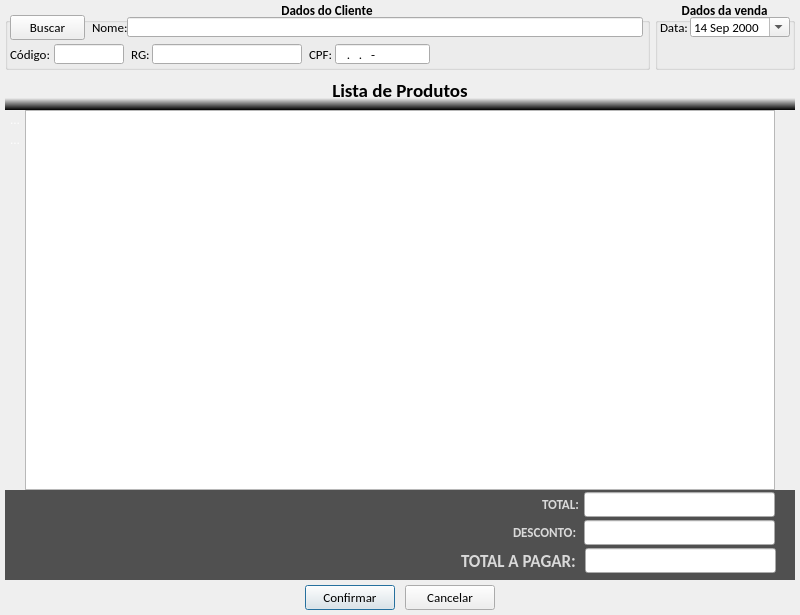
<?xml version="1.0" encoding="UTF-8"?>
<ui version="4.0">
 <class>tela_vender</class>
 <widget class="QDialog" name="tela_vender">
  <property name="geometry">
   <rect>
    <x>0</x>
    <y>0</y>
    <width>800</width>
    <height>615</height>
   </rect>
  </property>
  <property name="windowTitle">
   <string>Nova Venda</string>
  </property>
  <widget class="QFrame" name="menu_produtos">
   <property name="geometry">
    <rect>
     <x>5</x>
     <y>110</y>
     <width>20</width>
     <height>380</height>
    </rect>
   </property>
   <property name="styleSheet">
    <string notr="true">QFrame{
	background-color: qlineargradient(x1:0, y1:1, x0:1, y0:0,
                                       stop:0.3 #505050, stop:0.6 #000000);
	border: none;
}

QToolButton{
	color:#FFFFFF
}</string>
   </property>
   <property name="frameShape">
    <enum>QFrame::StyledPanel</enum>
   </property>
   <property name="frameShadow">
    <enum>QFrame::Raised</enum>
   </property>
   <widget class="QToolButton" name="btn_adicionar_produto">
    <property name="geometry">
     <rect>
      <x>0</x>
      <y>0</y>
      <width>20</width>
      <height>20</height>
     </rect>
    </property>
    <property name="text">
     <string>...</string>
    </property>
    <property name="icon">
     <iconset resource="imagens.qrc">
      <normaloff>:/img/img/mais.png</normaloff>:/img/img/mais.png</iconset>
    </property>
    <property name="iconSize">
     <size>
      <width>16</width>
      <height>16</height>
     </size>
    </property>
    <property name="autoRaise">
     <bool>true</bool>
    </property>
   </widget>
   <widget class="QToolButton" name="btn_remover_produto">
    <property name="geometry">
     <rect>
      <x>0</x>
      <y>20</y>
      <width>20</width>
      <height>20</height>
     </rect>
    </property>
    <property name="text">
     <string>...</string>
    </property>
    <property name="icon">
     <iconset resource="imagens.qrc">
      <normaloff>:/img/img/menos.png</normaloff>:/img/img/menos.png</iconset>
    </property>
    <property name="iconSize">
     <size>
      <width>16</width>
      <height>16</height>
     </size>
    </property>
    <property name="autoRaise">
     <bool>true</bool>
    </property>
   </widget>
  </widget>
  <widget class="QPushButton" name="btn_confirmar">
   <property name="geometry">
    <rect>
     <x>305</x>
     <y>585</y>
     <width>90</width>
     <height>25</height>
    </rect>
   </property>
   <property name="minimumSize">
    <size>
     <width>0</width>
     <height>25</height>
    </size>
   </property>
   <property name="maximumSize">
    <size>
     <width>90</width>
     <height>25</height>
    </size>
   </property>
   <property name="font">
    <font>
     <family>Calibri</family>
     <pointsize>10</pointsize>
    </font>
   </property>
   <property name="text">
    <string>Confirmar</string>
   </property>
   <property name="icon">
    <iconset resource="imagens.qrc">
     <normaloff>:/img/img/1345902916_camera_test.png</normaloff>:/img/img/1345902916_camera_test.png</iconset>
   </property>
   <property name="iconSize">
    <size>
     <width>20</width>
     <height>20</height>
    </size>
   </property>
  </widget>
  <widget class="QFrame" name="frame">
   <property name="geometry">
    <rect>
     <x>5</x>
     <y>490</y>
     <width>790</width>
     <height>90</height>
    </rect>
   </property>
   <property name="styleSheet">
    <string notr="true">QFrame{
	background-color: #505050;
	border: none;
}</string>
   </property>
   <property name="frameShape">
    <enum>QFrame::StyledPanel</enum>
   </property>
   <property name="frameShadow">
    <enum>QFrame::Raised</enum>
   </property>
   <widget class="QLineEdit" name="le_total">
    <property name="geometry">
     <rect>
      <x>579</x>
      <y>2</y>
      <width>191</width>
      <height>25</height>
     </rect>
    </property>
    <property name="font">
     <font>
      <family>Calibri</family>
      <pointsize>12</pointsize>
      <weight>50</weight>
      <bold>false</bold>
     </font>
    </property>
    <property name="styleSheet">
     <string notr="true"/>
    </property>
    <property name="text">
     <string/>
    </property>
    <property name="alignment">
     <set>Qt::AlignRight|Qt::AlignTrailing|Qt::AlignVCenter</set>
    </property>
    <property name="readOnly">
     <bool>true</bool>
    </property>
   </widget>
   <widget class="QLabel" name="lb_total">
    <property name="geometry">
     <rect>
      <x>537</x>
      <y>2</y>
      <width>40</width>
      <height>25</height>
     </rect>
    </property>
    <property name="font">
     <font>
      <family>Calibri</family>
      <pointsize>10</pointsize>
      <weight>75</weight>
      <bold>true</bold>
     </font>
    </property>
    <property name="styleSheet">
     <string notr="true">color: rgb(217, 217, 217);</string>
    </property>
    <property name="text">
     <string>TOTAL:</string>
    </property>
   </widget>
   <widget class="QLineEdit" name="le_desconto">
    <property name="geometry">
     <rect>
      <x>579</x>
      <y>30</y>
      <width>191</width>
      <height>25</height>
     </rect>
    </property>
    <property name="font">
     <font>
      <family>Calibri</family>
      <pointsize>12</pointsize>
      <weight>50</weight>
      <bold>false</bold>
     </font>
    </property>
    <property name="styleSheet">
     <string notr="true">color: rgb(0, 0, 255);</string>
    </property>
    <property name="inputMask">
     <string/>
    </property>
    <property name="text">
     <string/>
    </property>
    <property name="alignment">
     <set>Qt::AlignRight|Qt::AlignTrailing|Qt::AlignVCenter</set>
    </property>
    <property name="readOnly">
     <bool>false</bool>
    </property>
   </widget>
   <widget class="QLabel" name="lb_total_2">
    <property name="geometry">
     <rect>
      <x>508</x>
      <y>30</y>
      <width>69</width>
      <height>25</height>
     </rect>
    </property>
    <property name="font">
     <font>
      <family>Calibri</family>
      <pointsize>10</pointsize>
      <weight>75</weight>
      <bold>true</bold>
     </font>
    </property>
    <property name="styleSheet">
     <string notr="true">color: rgb(217, 217, 217);</string>
    </property>
    <property name="text">
     <string>DESCONTO:</string>
    </property>
   </widget>
   <widget class="QLabel" name="lb_total_3">
    <property name="geometry">
     <rect>
      <x>456</x>
      <y>58</y>
      <width>123</width>
      <height>25</height>
     </rect>
    </property>
    <property name="font">
     <font>
      <family>Calibri</family>
      <pointsize>13</pointsize>
      <weight>75</weight>
      <bold>true</bold>
     </font>
    </property>
    <property name="styleSheet">
     <string notr="true">color: rgb(217, 217, 217);</string>
    </property>
    <property name="text">
     <string>TOTAL A PAGAR:</string>
    </property>
   </widget>
   <widget class="QLineEdit" name="le_total_a_pagar">
    <property name="geometry">
     <rect>
      <x>580</x>
      <y>58</y>
      <width>191</width>
      <height>25</height>
     </rect>
    </property>
    <property name="font">
     <font>
      <family>Calibri</family>
      <pointsize>15</pointsize>
      <weight>50</weight>
      <bold>false</bold>
     </font>
    </property>
    <property name="styleSheet">
     <string notr="true">color: rgb(255, 0, 0);</string>
    </property>
    <property name="text">
     <string/>
    </property>
    <property name="alignment">
     <set>Qt::AlignRight|Qt::AlignTrailing|Qt::AlignVCenter</set>
    </property>
    <property name="readOnly">
     <bool>true</bool>
    </property>
   </widget>
  </widget>
  <widget class="QLabel" name="lb_lista_de_produtos">
   <property name="geometry">
    <rect>
     <x>5</x>
     <y>70</y>
     <width>790</width>
     <height>40</height>
    </rect>
   </property>
   <property name="font">
    <font>
     <family>Calibri</family>
     <pointsize>14</pointsize>
     <weight>75</weight>
     <bold>true</bold>
    </font>
   </property>
   <property name="styleSheet">
    <string notr="true">QFrame{	
	background-color: qlineargradient(spread:pad, x1:1, y1:1, x2:1, y2:0, stop:0 rgba(0, 0, 0, 255), stop:0.3 rgba(255, 255, 255, 0));
	border: none;
	color:#000000
}
</string>
   </property>
   <property name="text">
    <string>Lista de Produtos</string>
   </property>
   <property name="alignment">
    <set>Qt::AlignCenter</set>
   </property>
  </widget>
  <widget class="QGroupBox" name="gb_dados_venda">
   <property name="geometry">
    <rect>
     <x>655</x>
     <y>0</y>
     <width>140</width>
     <height>70</height>
    </rect>
   </property>
   <property name="font">
    <font>
     <family>Calibri</family>
     <pointsize>10</pointsize>
     <weight>75</weight>
     <bold>true</bold>
    </font>
   </property>
   <property name="title">
    <string>Dados da venda</string>
   </property>
   <property name="alignment">
    <set>Qt::AlignCenter</set>
   </property>
   <widget class="QDateEdit" name="data">
    <property name="geometry">
     <rect>
      <x>35</x>
      <y>17</y>
      <width>100</width>
      <height>20</height>
     </rect>
    </property>
    <property name="font">
     <font>
      <weight>50</weight>
      <bold>false</bold>
     </font>
    </property>
    <property name="frame">
     <bool>true</bool>
    </property>
    <property name="alignment">
     <set>Qt::AlignLeading|Qt::AlignLeft|Qt::AlignVCenter</set>
    </property>
    <property name="readOnly">
     <bool>false</bool>
    </property>
    <property name="buttonSymbols">
     <enum>QAbstractSpinBox::UpDownArrows</enum>
    </property>
    <property name="accelerated">
     <bool>false</bool>
    </property>
    <property name="keyboardTracking">
     <bool>true</bool>
    </property>
    <property name="maximumDateTime">
     <datetime>
      <hour>23</hour>
      <minute>59</minute>
      <second>59</second>
      <year>3000</year>
      <month>12</month>
      <day>31</day>
     </datetime>
    </property>
    <property name="minimumDateTime">
     <datetime>
      <hour>0</hour>
      <minute>0</minute>
      <second>0</second>
      <year>2000</year>
      <month>9</month>
      <day>14</day>
     </datetime>
    </property>
    <property name="calendarPopup">
     <bool>true</bool>
    </property>
    <property name="timeSpec">
     <enum>Qt::LocalTime</enum>
    </property>
   </widget>
   <widget class="QLabel" name="lb_data">
    <property name="geometry">
     <rect>
      <x>5</x>
      <y>17</y>
      <width>30</width>
      <height>20</height>
     </rect>
    </property>
    <property name="font">
     <font>
      <weight>50</weight>
      <bold>false</bold>
     </font>
    </property>
    <property name="text">
     <string>Data:</string>
    </property>
   </widget>
  </widget>
  <widget class="QPushButton" name="btn_cancelar">
   <property name="geometry">
    <rect>
     <x>405</x>
     <y>585</y>
     <width>90</width>
     <height>25</height>
    </rect>
   </property>
   <property name="minimumSize">
    <size>
     <width>0</width>
     <height>25</height>
    </size>
   </property>
   <property name="maximumSize">
    <size>
     <width>90</width>
     <height>25</height>
    </size>
   </property>
   <property name="font">
    <font>
     <family>Calibri</family>
     <pointsize>10</pointsize>
    </font>
   </property>
   <property name="text">
    <string>Cancelar</string>
   </property>
   <property name="icon">
    <iconset resource="imagens.qrc">
     <normaloff>:/img/img/1345902747_button_cancel.png</normaloff>:/img/img/1345902747_button_cancel.png</iconset>
   </property>
   <property name="iconSize">
    <size>
     <width>18</width>
     <height>18</height>
    </size>
   </property>
  </widget>
  <widget class="QTableWidget" name="tw_lista_produtos">
   <property name="geometry">
    <rect>
     <x>25</x>
     <y>110</y>
     <width>750</width>
     <height>380</height>
    </rect>
   </property>
   <property name="font">
    <font>
     <family>Calibri</family>
     <pointsize>9</pointsize>
    </font>
   </property>
   <property name="alternatingRowColors">
    <bool>true</bool>
   </property>
   <property name="rowCount">
    <number>0</number>
   </property>
   <property name="columnCount">
    <number>0</number>
   </property>
   <attribute name="horizontalHeaderDefaultSectionSize">
    <number>360</number>
   </attribute>
   <attribute name="horizontalHeaderHighlightSections">
    <bool>true</bool>
   </attribute>
   <attribute name="horizontalHeaderMinimumSectionSize">
    <number>95</number>
   </attribute>
   <attribute name="horizontalHeaderStretchLastSection">
    <bool>true</bool>
   </attribute>
   <attribute name="verticalHeaderVisible">
    <bool>false</bool>
   </attribute>
   <attribute name="verticalHeaderDefaultSectionSize">
    <number>20</number>
   </attribute>
   <attribute name="verticalHeaderMinimumSectionSize">
    <number>20</number>
   </attribute>
  </widget>
  <widget class="QFrame" name="frame_3">
   <property name="geometry">
    <rect>
     <x>775</x>
     <y>110</y>
     <width>20</width>
     <height>380</height>
    </rect>
   </property>
   <property name="styleSheet">
    <string notr="true">QFrame{
	background-color: qlineargradient(x1:0, y1:1, x0:1, y0:0,
                                       stop:0.3 #505050, stop:0.6 #000000);
	border: none;
}
</string>
   </property>
   <property name="frameShape">
    <enum>QFrame::StyledPanel</enum>
   </property>
   <property name="frameShadow">
    <enum>QFrame::Raised</enum>
   </property>
  </widget>
  <widget class="QGroupBox" name="gb_dados_cliente">
   <property name="geometry">
    <rect>
     <x>5</x>
     <y>0</y>
     <width>645</width>
     <height>70</height>
    </rect>
   </property>
   <property name="font">
    <font>
     <family>Calibri</family>
     <pointsize>10</pointsize>
     <weight>75</weight>
     <bold>true</bold>
     <strikeout>false</strikeout>
     <kerning>false</kerning>
    </font>
   </property>
   <property name="title">
    <string>Dados do Cliente</string>
   </property>
   <property name="alignment">
    <set>Qt::AlignCenter</set>
   </property>
   <widget class="QLineEdit" name="le_nome">
    <property name="geometry">
     <rect>
      <x>122</x>
      <y>17</y>
      <width>516</width>
      <height>20</height>
     </rect>
    </property>
    <property name="sizePolicy">
     <sizepolicy hsizetype="Fixed" vsizetype="Fixed">
      <horstretch>0</horstretch>
      <verstretch>0</verstretch>
     </sizepolicy>
    </property>
    <property name="minimumSize">
     <size>
      <width>410</width>
      <height>20</height>
     </size>
    </property>
    <property name="font">
     <font>
      <family>Calibri</family>
      <pointsize>10</pointsize>
      <weight>50</weight>
      <bold>false</bold>
      <kerning>false</kerning>
     </font>
    </property>
    <property name="text">
     <string/>
    </property>
    <property name="maxLength">
     <number>60</number>
    </property>
    <property name="readOnly">
     <bool>true</bool>
    </property>
   </widget>
   <widget class="QLineEdit" name="le_cpf">
    <property name="geometry">
     <rect>
      <x>330</x>
      <y>44</y>
      <width>95</width>
      <height>20</height>
     </rect>
    </property>
    <property name="sizePolicy">
     <sizepolicy hsizetype="Fixed" vsizetype="Fixed">
      <horstretch>0</horstretch>
      <verstretch>0</verstretch>
     </sizepolicy>
    </property>
    <property name="minimumSize">
     <size>
      <width>95</width>
      <height>20</height>
     </size>
    </property>
    <property name="maximumSize">
     <size>
      <width>95</width>
      <height>20</height>
     </size>
    </property>
    <property name="font">
     <font>
      <family>Calibri</family>
      <pointsize>10</pointsize>
      <weight>50</weight>
      <bold>false</bold>
      <kerning>false</kerning>
     </font>
    </property>
    <property name="inputMask">
     <string>000.000.000-00; </string>
    </property>
    <property name="text">
     <string>..-</string>
    </property>
    <property name="maxLength">
     <number>14</number>
    </property>
    <property name="readOnly">
     <bool>true</bool>
    </property>
   </widget>
   <widget class="QLabel" name="lb_nome">
    <property name="geometry">
     <rect>
      <x>87</x>
      <y>17</y>
      <width>35</width>
      <height>20</height>
     </rect>
    </property>
    <property name="maximumSize">
     <size>
      <width>40</width>
      <height>20</height>
     </size>
    </property>
    <property name="font">
     <font>
      <family>Calibri</family>
      <pointsize>10</pointsize>
      <weight>50</weight>
      <bold>false</bold>
      <kerning>false</kerning>
     </font>
    </property>
    <property name="text">
     <string>Nome:</string>
    </property>
   </widget>
   <widget class="QLabel" name="lb_rg">
    <property name="geometry">
     <rect>
      <x>126</x>
      <y>44</y>
      <width>20</width>
      <height>20</height>
     </rect>
    </property>
    <property name="font">
     <font>
      <family>Calibri</family>
      <pointsize>10</pointsize>
      <weight>50</weight>
      <bold>false</bold>
      <kerning>false</kerning>
     </font>
    </property>
    <property name="text">
     <string>RG:</string>
    </property>
   </widget>
   <widget class="QLabel" name="lb_cpf">
    <property name="geometry">
     <rect>
      <x>304</x>
      <y>44</y>
      <width>26</width>
      <height>20</height>
     </rect>
    </property>
    <property name="font">
     <font>
      <family>Calibri</family>
      <pointsize>10</pointsize>
      <weight>50</weight>
      <bold>false</bold>
      <kerning>false</kerning>
     </font>
    </property>
    <property name="text">
     <string>CPF:</string>
    </property>
   </widget>
   <widget class="QLineEdit" name="le_rg">
    <property name="geometry">
     <rect>
      <x>147</x>
      <y>44</y>
      <width>150</width>
      <height>20</height>
     </rect>
    </property>
    <property name="minimumSize">
     <size>
      <width>120</width>
      <height>20</height>
     </size>
    </property>
    <property name="maximumSize">
     <size>
      <width>200</width>
      <height>20</height>
     </size>
    </property>
    <property name="font">
     <font>
      <family>Calibri</family>
      <pointsize>10</pointsize>
      <weight>50</weight>
      <bold>false</bold>
      <kerning>false</kerning>
     </font>
    </property>
    <property name="inputMask">
     <string>00000000000000000000; </string>
    </property>
    <property name="text">
     <string/>
    </property>
    <property name="maxLength">
     <number>20</number>
    </property>
    <property name="cursorPosition">
     <number>20</number>
    </property>
    <property name="readOnly">
     <bool>true</bool>
    </property>
   </widget>
   <widget class="QToolButton" name="btn_buscar_cliente">
    <property name="geometry">
     <rect>
      <x>5</x>
      <y>15</y>
      <width>75</width>
      <height>25</height>
     </rect>
    </property>
    <property name="font">
     <font>
      <weight>50</weight>
      <bold>false</bold>
     </font>
    </property>
    <property name="text">
     <string>Buscar</string>
    </property>
    <property name="icon">
     <iconset resource="imagens.qrc">
      <normaloff>:/img/img/Usuario.png</normaloff>:/img/img/Usuario.png</iconset>
    </property>
    <property name="iconSize">
     <size>
      <width>20</width>
      <height>20</height>
     </size>
    </property>
    <property name="toolButtonStyle">
     <enum>Qt::ToolButtonTextBesideIcon</enum>
    </property>
   </widget>
   <widget class="QLineEdit" name="le_codigo">
    <property name="geometry">
     <rect>
      <x>49</x>
      <y>44</y>
      <width>70</width>
      <height>20</height>
     </rect>
    </property>
    <property name="font">
     <font>
      <weight>50</weight>
      <bold>false</bold>
     </font>
    </property>
    <property name="inputMask">
     <string>000000000; </string>
    </property>
    <property name="text">
     <string/>
    </property>
    <property name="cursorPosition">
     <number>9</number>
    </property>
    <property name="readOnly">
     <bool>true</bool>
    </property>
   </widget>
   <widget class="QLabel" name="lb_codigo">
    <property name="geometry">
     <rect>
      <x>5</x>
      <y>44</y>
      <width>42</width>
      <height>20</height>
     </rect>
    </property>
    <property name="font">
     <font>
      <weight>50</weight>
      <bold>false</bold>
     </font>
    </property>
    <property name="text">
     <string>Código:</string>
    </property>
   </widget>
  </widget>
 </widget>
 <resources>
  <include location="imagens.qrc"/>
 </resources>
 <connections/>
</ui>
